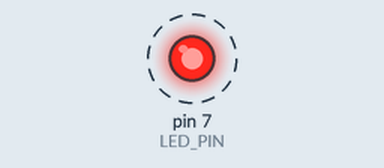
Simulated run of this sketch. Board: Arduino Uno, built with avr-gcc and run on an emulated ATmega328P. Shown: output pins drawn as LEDs (lit = HIGH). Dashed ring = blinking. What the sketch prints to the serial monitor is not drawn.

Above: at 0.2 s.
Timing chart, 0 to 3.0 s (numbered marks = the images above):
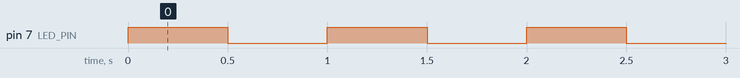

Measured:
- by itself, pin 7 (LED_PIN): alternates HIGH for 0.50 s and LOW for 0.50 s

The sketch:

main.ino
```cpp
// B01: LED Blinken - Fertige Version
// Das "Hello World" der Mikrocontroller

const int LED_PIN = 7;  // LED an Pin 7

void setup() {
  // LED-Pin als Ausgang konfigurieren
  pinMode(LED_PIN, OUTPUT);

  Serial.begin(9600);
  Serial.println("LED Blink-Programm gestartet!");
}

void loop() {
  // LED einschalten
  digitalWrite(LED_PIN, HIGH);
  delay(500);  // 0.5 Sekunden warten

  // LED ausschalten
  digitalWrite(LED_PIN, LOW);
  delay(500);  // 0.5 Sekunden warten
}
```
